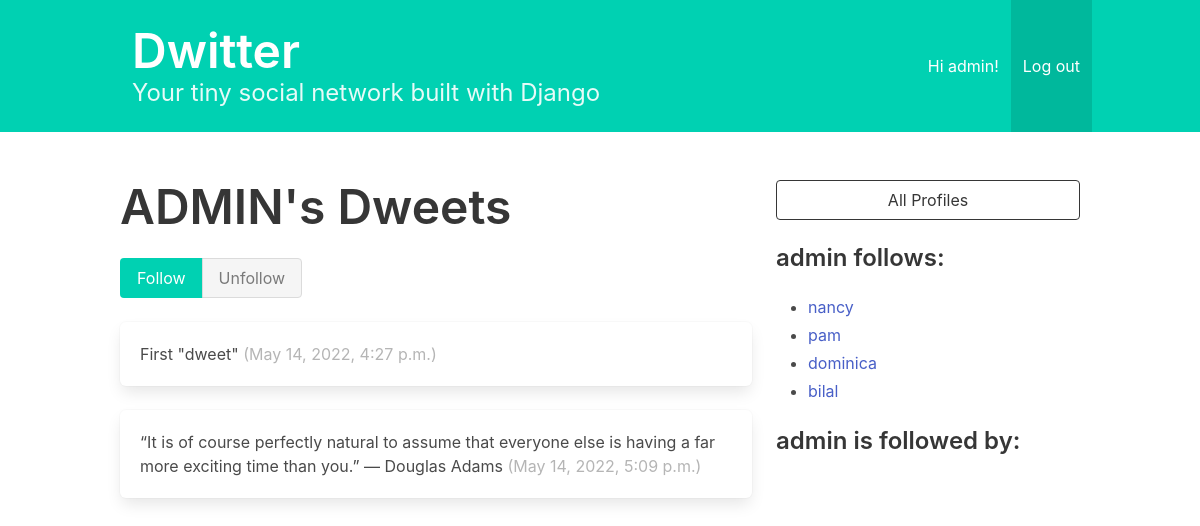
Screenshot of /profile/1 (signed in) with the database file from the repository.
### dwitter/models.py (models this page shows, shortened)
class Profile(models.Model):
    user = models.OneToOneField(User, on_delete=models.CASCADE)
    follows = models.ManyToManyField(
        "self",
        related_name="followed_by",
        symmetrical=False,
        blank=True
    )
    def __str__(self):
        return self.user.username

class Dweet(models.Model):
    user = models.ForeignKey(
        User, related_name="dweets", on_delete=models.DO_NOTHING
    )
    body = models.CharField(max_length=140)
    created_at = models.DateTimeField(auto_now_add=True)

### dwitter/views.py (the view, shortened to what this page needs)
# urls.py: path("profile/<int:pk>", profile, name="profile"),
def profile(request, pk):
    if not hasattr(request.user, 'profile'):
      missing_profile = Profile(user=request.user)
      missing_profile.save()
    profile = Profile.objects.get(pk=pk)
    return render(request, "profile.html", {"profile": profile})

### templates/profile.html (shortened to what this page needs)
{% extends 'base.html' %}
{% block content %}
<div class="column">
  <div class="block">
    <h1 class="title is-1">
      {{profile.user.username|upper}}'s Dweets
    </h1>
    <form method="post">
      <div class="buttons has-addons">
        {% if profile in user.profile.follows.all %}
          <button class="button is-primary is-static">
            Follow
          </button>
          <button class="button is-danger" name="follow" value="unfollow">
            Unfollow
          </button>
        {% else %}
          <button class="button is-primary" name="follow" value="follow">
            Follow
          </button>
          <button class="button is-danger is-static">
            Unfollow
          </button>
        {% endif %}
      </div>
    </form>
  </div>
  <div class="content">
    {% for dweet in profile.user.dweets.all %}
    <div class="box">
      {{ dweet.body }}
      <span class="is-small has-text-grey-light">
        ({{ dweet.created_at }})
      </span>
    </div>
    {% endfor %}
  </div>
</div>
<div class="column is-one-third">
  <div class="block">
    <a href="{% url 'profile_list' %}">
      <button class="button is-dark is-outlined is-fullwidth">
        All Profiles
      </button>
    </a>
  </div>
  <div class="block">
    <h3 class="title is-4">
      {{profile.user.username}} follows:
    </h3>
    <div class="content">
      <ul>
        {% for following in profile.follows.all %}
        <li>
          <a href="{% url 'profile' following.id %}">
            {{ following }}
          </a>
        </li>
        {% endfor %}
      </ul>
    </div>
  </div>
  <div class="block">
    <h3 class="title is-4">
      {{profile.user.username}} is followed by:
    </h3>
  </div>
</div>
{% endblock content %}

### templates/base.html (shortened to what this page needs)
<!DOCTYPE html>
<html lang="en">
  <head>
    <link rel="stylesheet" href="https://cdn.jsdelivr.net/npm/bulma@0.9.3/css/bulma.min.css">
  </head>
  <body>
    <section class="hero is-small is-primary mb-6">
        <nav class="navbar">
          <div class="container">
            <div class="navbar-brand">
                <div class="hero-body">
                  <a href="{% url 'dashboard' %}">
                    <h1 class="title is-1">Dwitter</h1>
                  </a>
                  <p class="subtitle is-4">
                    Your tiny social network built with Django
                  </p>
                </div>
            </div>
            <div id="navbarMenuHeroA" class="navbar-menu">
              <div class="navbar-end">
                {% if user.is_authenticated %}
                    <a class="navbar-item" href="{% url 'profile' user.id %}">
                      Hi {{ user.username }}!
                    </a>
                    <a class="navbar-item is-active" href="{% url 'logout' %}">
                      Log out
                    </a>
                {% else %}
                    <a class="navbar-item">You are not logged in.</a>
                    <a class="navbar-item" href="{% url 'login' %}">Log In</a> <a class="navbar-item" href="{% url 'signup' %}">Sign Up</a>
                {% endif %}
              </div>
            </div>
          </div>
        </nav>
    </section>
        <div class="container">
          <div class="columns">
            {% block content %}
            {% endblock content %}
          </div>
        </div>
  </body>
</html>

### rows the page displays
Profile: user.username "ADMIN", user.username "admin"
Dweet: body "First \"dweet\"", created_at "May 14, 2022, 4:27 p.m."
Dweet: body "“It is of course perfectly natural to assume that everyone else is having a far more exciting time than you.” — Douglas Adams", created_at "May 14, 2022, 5:09 p.m."
Profile: user.username "nancy"
Profile: user.username "pam"
Profile: user.username "dominica"
Profile: user.username "bilal"

### other values shown
{{ user.username }} "admin"
